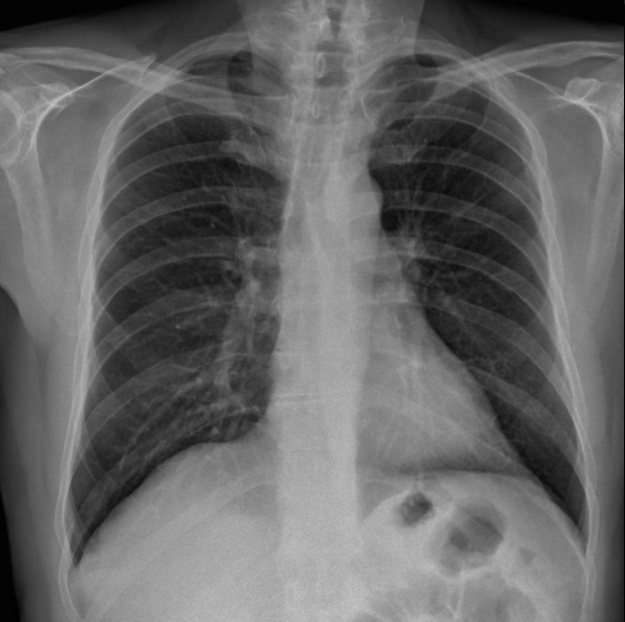
#> input picture segmentation_techniques/images/gases.jpeg, 1249 x 1243 px, found by its file name (shown at 1/2 size)
$ jupyter execute ActiveContours.ipynb
#> lines starting #> are read from the running program, lines starting #| are printed output that depends on the picture
### segmentation_techniques/RegionGrowing.py
import matplotlib.pyplot as plt
import matplotlib
import numpy as np


##Seed growing.

#We need a function which repeats the same procedure along all the pixels of the image that meet the condition of being inside a certain gray region. This function has the following parameters:

    # x and y - they represent the position of the central pixel
    # matrix - the image
    # boolean - this matrix will help to know which pixels have been analysed in order to do not pass by them again, it avoids an infinite loop
    # sigma_up and sigma_down - gray level range
    # mask - binary mask with the evolution of the segmentation

# [25 lines left out: function expansion, not called in this run]

#This is the principal function which will use the previoius funtion. It has the following parameters:
    #img - the image we want to segment
    #num_seeds - number of parts we want to segment
    #t - a value that will modified the gray range

def RegionGrowingP2(img,num_seeds,t):

    #line of code necessary for the use of the ginput function
    matplotlib.use('TkAgg')

    #selection of the initial seed
    plt.imshow(img, cmap ="gray")
    coord = plt.ginput(num_seeds)

    #the matrix in which the segmentation will be implemented
    boolean_mask = np.zeros((len(img),len(img[0])))

    #we iterate over the number of seeds
    for i in range(len(coord)):

        #column and row refer to the position of the selected seeds
        column = int(coord[i][0].round())
        row = int(coord[i][1].round())

        print("The position of the seed number",i,"is",row,column)

        #we define the gray range using the value t
        seed = img[row][column]
        threshold_up = seed + t
        threshold_down = seed - t

        #this matrix is the one that has been explained before, the one that will be used to check which pixels has been iterated
        boolean_matrix = np.ones((len(img),len(img[0])))
        boolean_matrix[row][column] = 0

        boolean_mask[row][column] = 1

        #we iterate over the necessary pixels
        final = expansion(row,column,img,boolean_matrix,threshold_up,threshold_down,boolean_mask)

    return final

#this final variable correspond to the binary mask which segmented area is in white color

### segmentation_techniques/ActiveContours.ipynb
[cell 1]
from WatershedSegmentation import *
from RegionGrowing import *
from skimage.segmentation import active_contour
from skimage.filters import gaussian

## ACTIVE CONTOURS

Active contour is a segmentation technique used to separate or segregate information from the required target region of an image. Moreover, one of the main and common algorithms of active contour is the **snake algorithm**. This algorithm works by minimizing the energy that is in part defined by the image and part by the spline’s shape.

On the other hand, the energy of the snake is defined as the sum of different energy integrals that are :
- Continuity
- Curvature
- Gradient

Continuity and curvature are defined as **internal energies** that control the smoothness and the length of the contour, by the parameters alpha and beta. Furthermore, the gradient is defined as the **external energy** that is the one responsible for the snake finding the edges of an object in the image.

These are the images that we are going to use along this part. First, we are going to compare img1 doing the snake algorithm and then we are going to compare it with img2 by doing the region growing and watershed algorithm.

Afterwards, we will compare the img3 that is a low resolution image with the three algorithms.

[cell 2]
img1 = mpimg.imread('gases.jpeg')
#> img1 is the input picture: shape (1243, 1249, 3); min 0, max 201, mean 101.5
img1 = rgb2gray(img1)
#> img1: shape (1243, 1249) float64

img2 = mpimg.imread('gases_1.jpeg')
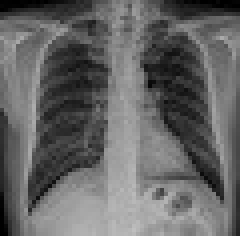
#> input picture segmentation_techniques/images/gases_1.jpeg, 60 x 59 px, found by its file name (shown 4 times larger)
#> img2 is the input picture: shape (59, 60, 3); min 0, max 191, mean 101
img2 = rgb2gray(img2)
#> img2: shape (59, 60) float64

img3 = mpimg.imread('small_high_contrast.jpg')
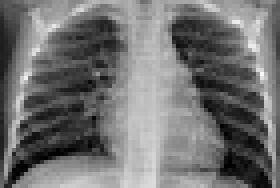
#> input picture segmentation_techniques/images/small_high_contrast.jpg, 70 x 47 px, found by its file name (shown 4 times larger)
#> img3 is the input picture: shape (47, 70, 3); min 0, max 248, mean 114.1
img3 = rgb2gray(img3)
#> img3: shape (47, 70) float64


plt.figure(figsize=(15,7))
plt.subplot(1,3,1)
plt.imshow(img1, cmap=plt.cm.gray)
plt.title('Gases High Resolution'), plt.axis('off')
plt.subplot(1,3,2)
plt.imshow(img2, cmap=plt.cm.gray)
plt.title('Gases Low Resolution'), plt.axis('off')
plt.subplot(1,3,3)
plt.imshow(img3, cmap=plt.cm.gray)
plt.title('Lung image'), plt.axis('off')
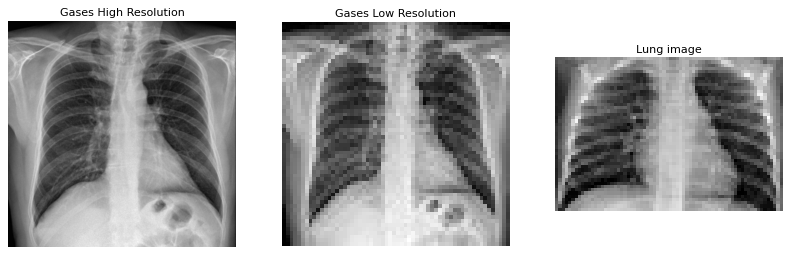
#> figure drawn by matplotlib, 3 panels

Below we have the code that explain how the snake algorithm works.

[cell 3]
#Initiliaze spline:
s = np.linspace(0, 2*np.pi, 400) # It give us 400 values equally distributed from 0 to 2pi
# we use polar coordinates in order to have a better segmentation of our images
r = 1010+ 50*np.sin(s) # Coordinate r allows as to move fromm the upper part to the lower part
c = 830+ 50*np.cos(s) # Coordinate c allows us to move from left to right
# r and c correspond to the red circle

init = np.array([r, c]).T # It is an array of our corrdinates but transposed.
# The values for sin and cos allow us to make the circle more large or width.


#Fit spline to image --> blue line
# we use first a gaussian filter in order to avoid the noise.
snake1 = active_contour(gaussian(img1, 0.3),
                       init, alpha=0.3, beta=9, gamma=0.001)
#> snake1 = 400 pairs, first value 987 to 1047.7, second value 802.7 to 867.3
# As we said before:
# Alpha parameter can control the snake length shape. Higher values makes snake to contract faster.
# Beta parameter make the snake smoother.
# Gamma parameter is a explicit time stepping parameter.

fig, ax = plt.subplots(figsize=(5, 5))
ax.imshow(img1, cmap=plt.cm.gray)
ax.plot(init[:, 1], init[:, 0], '--r', lw=3)
ax.plot(snake1[:, 1], snake1[:, 0], '-b', lw=3)
ax.set_xticks([]), ax.set_yticks([])
ax.axis([0, img1.shape[1], img1.shape[0], 0])
plt.show()
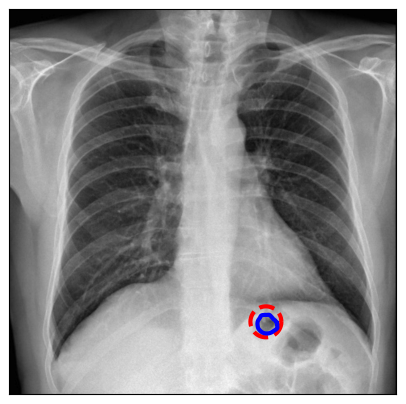
#> figure drawn by matplotlib, 1 panel

In order to compare this algorithm with the region growing we have troubles, It is because in region growing algorithm we have called a function inside the same function, so we have a **limit of iterations** and because we have chosen an image of high resolution the kernel dies, then we cannot work properly.

So that, we will compare the snake algorithm with the others but with the image of gases of low resolution.

[cell 4]
a1 = RegionGrowingP2(img2, 1,0.15)
